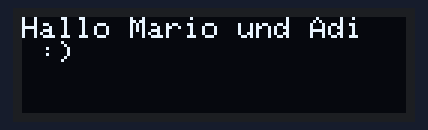
Bench run of a sketch on a simulated Arduino Uno, built with avr-gcc and run on an emulated ATmega328P. Parts: 128×32 one-colour display.

Above: at 0.1 s.

The sketch:

OLED_Test.ino
```cpp
/*
 * Random Nerd Tutorials - Rui Santos
 * Complete Project Details http://randomnerdtutorials.com
 */

#include <Adafruit_GFX.h>
#include <Adafruit_SSD1306.h>

#define OLED_RESET 4
Adafruit_SSD1306 display(OLED_RESET);


void setup()
{
  display.begin(SSD1306_SWITCHCAPVCC, 0x3C);// initialize with the I2C addr 0x3C (for the 128x32)(initializing the display)
  Serial.begin(9600);
}

void loop()
{
  display.clearDisplay();
  display.setTextColor(WHITE);
  display.setTextSize(1);
  display.setCursor(0,0);
  display.print("Hallo Mario und Adi \n :)");
  display.display();
}
```
